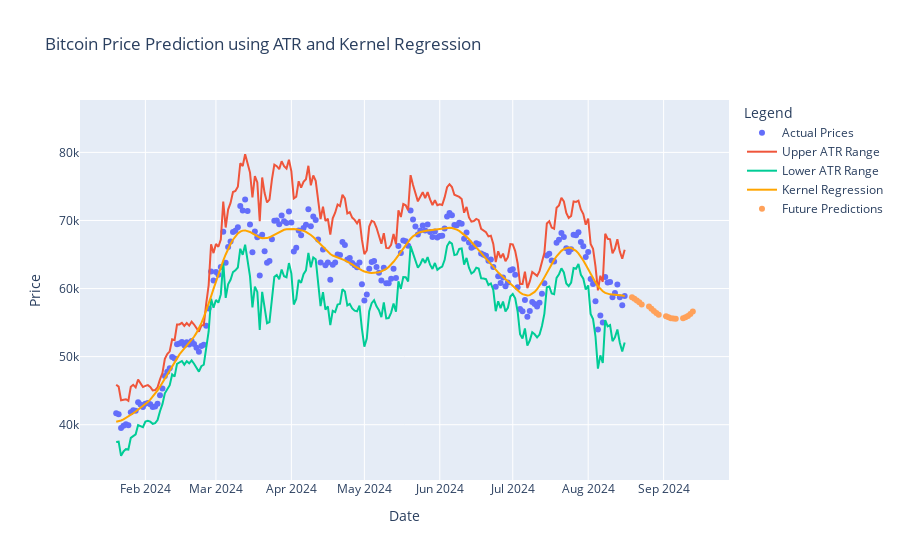
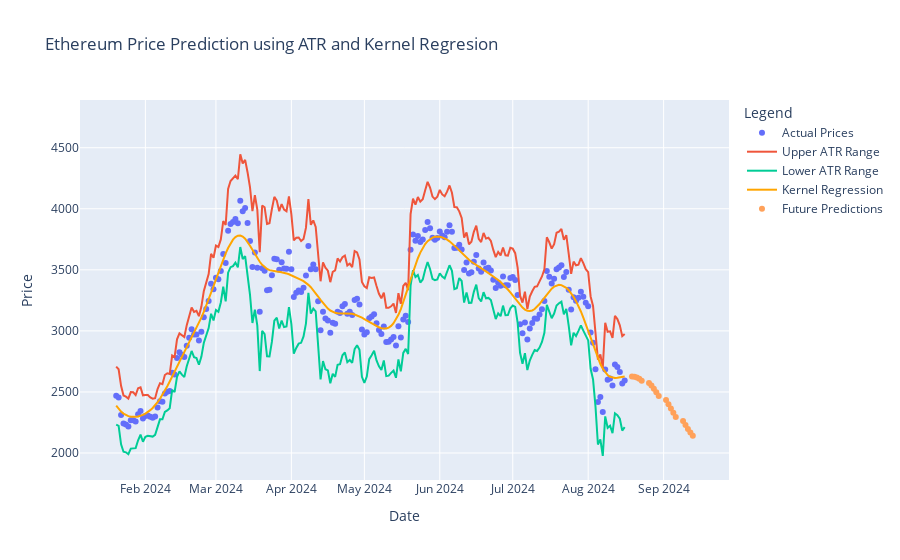

Write notebook code for charts like these, in order.
### Code cell
plot_results(btc_df, btc_y_hat, btc_future_dates, btc_future_predictions, 'Bitcoin Price Prediction using ATR and Kernel Regression')
plot_results(eth_df, eth_y_hat, eth_future_dates, eth_future_predictions, 'Ethereum Price Prediction using ATR and Kernel Regresion')

### Figure 1 — Plotly figure (JSON) as saved in the notebook; plotly's stock layout.template omitted (floating-point values rounded to 4 significant figures; data arrays with more than 128 entries replaced by an {"elided": "..."} marker saying what was removed)
{"data": [{"mode": "markers", "name": "Actual Prices", "type": "scatter", "x": {"elided": "210 str values"}, "y": {"elided": "210 float values"}}, {"mode": "lines", "name": "Upper ATR Range", "type": "scatter", "x": {"elided": "210 str values"}, "y": {"elided": "210 float values"}}, {"mode": "lines", "name": "Lower ATR Range", "type": "scatter", "x": {"elided": "210 str values"}, "y": {"elided": "210 float values"}}, {"line": {"color": "orange"}, "mode": "lines", "name": "Kernel Regression", "type": "scatter", "x": {"elided": "210 str values"}, "y": {"elided": "210 float values"}}, {"mode": "markers", "name": "Future Predictions", "type": "scatter", "x": ["2024-08-19T00:00:00", "2024-08-20T00:00:00", "2024-08-21T00:00:00", "2024-08-22T00:00:00", "2024-08-23T00:00:00", "2024-08-26T00:00:00", "2024-08-27T00:00:00", "2024-08-28T00:00:00", "2024-08-29T00:00:00", "2024-08-30T00:00:00", "2024-09-02T00:00:00", "2024-09-03T00:00:00", "2024-09-04T00:00:00", "2024-09-05T00:00:00", "2024-09-06T00:00:00", "2024-09-09T00:00:00", "2024-09-10T00:00:00", "2024-09-11T00:00:00", "2024-09-12T00:00:00", "2024-09-13T00:00:00"], "y": [58720.0, 58510.0, 58260.0, 57970.0, 57660.0, 57340.0, 57020.0, 56710.0, 56430.0, 56170.0, 55950.0, 55770.0, 55650.0, 55580.0, 55580.0, 55640.0, 55780.0, 55980.0, 56260.0, 56610.0, 57040.0, 57550.0, 58130.0, 58790.0, 59520.0, 60330.0, 61210.0, 62160.0, 63180.0, 64270.0]}], "layout": {"hovermode": "closest", "legend": {"title": {"text": "Legend"}}, "title": {"text": "Bitcoin Price Prediction using ATR and Kernel Regression"}, "xaxis": {"anchor": "y", "domain": [0, 1], "title": {"text": "Date"}}, "yaxis": {"anchor": "x", "domain": [0, 1], "range": [31880.0, 87700.0], "title": {"text": "Price"}}}}

### Figure 2 — Plotly figure (JSON) as saved in the notebook; plotly's stock layout.template omitted (floating-point values rounded to 4 significant figures; data arrays with more than 128 entries replaced by an {"elided": "..."} marker saying what was removed)
{"data": [{"mode": "markers", "name": "Actual Prices", "type": "scatter", "x": {"elided": "210 str values"}, "y": {"elided": "210 float values"}}, {"mode": "lines", "name": "Upper ATR Range", "type": "scatter", "x": {"elided": "210 str values"}, "y": {"elided": "210 float values"}}, {"mode": "lines", "name": "Lower ATR Range", "type": "scatter", "x": {"elided": "210 str values"}, "y": {"elided": "210 float values"}}, {"line": {"color": "orange"}, "mode": "lines", "name": "Kernel Regression", "type": "scatter", "x": {"elided": "210 str values"}, "y": {"elided": "210 float values"}}, {"mode": "markers", "name": "Future Predictions", "type": "scatter", "x": ["2024-08-19T00:00:00", "2024-08-20T00:00:00", "2024-08-21T00:00:00", "2024-08-22T00:00:00", "2024-08-23T00:00:00", "2024-08-26T00:00:00", "2024-08-27T00:00:00", "2024-08-28T00:00:00", "2024-08-29T00:00:00", "2024-08-30T00:00:00", "2024-09-02T00:00:00", "2024-09-03T00:00:00", "2024-09-04T00:00:00", "2024-09-05T00:00:00", "2024-09-06T00:00:00", "2024-09-09T00:00:00", "2024-09-10T00:00:00", "2024-09-11T00:00:00", "2024-09-12T00:00:00", "2024-09-13T00:00:00"], "y": [2627.0, 2624.0, 2618.0, 2607.0, 2593.0, 2574.0, 2552.0, 2526.0, 2497.0, 2466.0, 2434.0, 2400.0, 2365.0, 2330.0, 2295.0, 2261.0, 2228.0, 2197.0, 2168.0, 2140.0, 2116.0, 2093.0, 2074.0, 2057.0, 2044.0, 2033.0, 2025.0, 2020.0, 2019.0, 2020.0]}], "layout": {"hovermode": "closest", "legend": {"title": {"text": "Legend"}}, "title": {"text": "Ethereum Price Prediction using ATR and Kernel Regresion"}, "xaxis": {"anchor": "y", "domain": [0, 1], "title": {"text": "Date"}}, "yaxis": {"anchor": "x", "domain": [0, 1], "range": [1779.0, 4891.0], "title": {"text": "Price"}}}}
